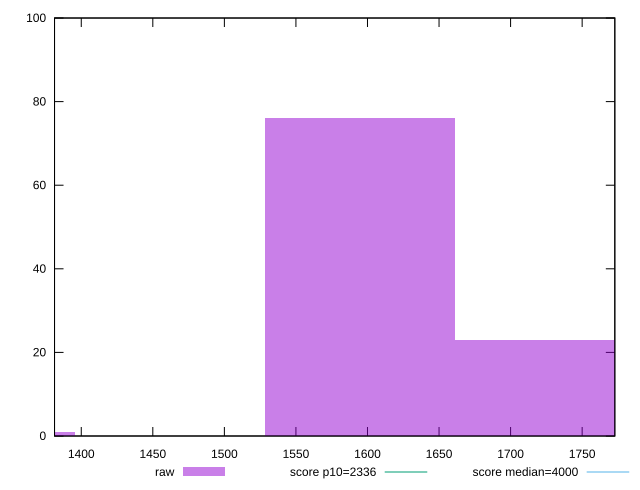

Write the gnuplot code that produced this figure.
reset

$raw <<EOF
1594.7470715935888 76
1727.6426608930547 23
1328.9558929946575 1
EOF

set key outside below
set boxwidth 132.89558929946574
set xrange [1381.3253999999997:1772.8284]
set yrange [0:100]
set trange [0:100]
set style fill transparent solid 0.5 noborder

set parametric
set terminal svg size 640, 490 enhanced background rgb 'white'
set output "reports/report_00031_2021-02-24T23-18-18.084Z/first-contentful-paint/samples/card/raw/histogram.svg"

plot $raw title "raw" with boxes, \
     2336,t title "score p10=2336", \
     4000,t title "score median=4000"

reset
